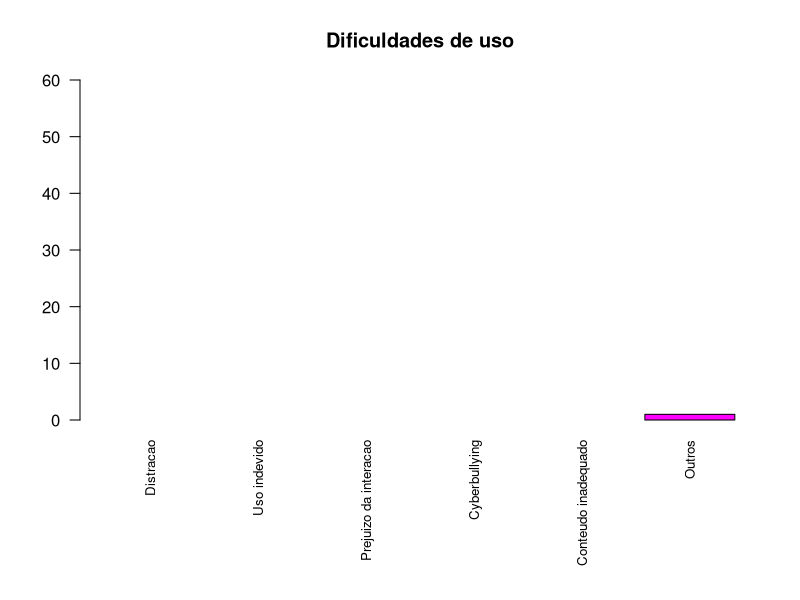

R code for this plot:
#instala o package se necessário
if (!require(readxl)) install.packages('readxl')
library(readxl)

dados <- read_excel("dados/umses_alunos_2018.xlsx", sheet="dados")

dificuldades <- c(sum(dados$distracao), sum(dados$usoindev), sum(dados$prejintera), sum(dados$bulling), sum(dados$continadeq), 1)
rotulos <- c("Distracao", "Uso indevido", "Prejuizo da interacao", "Cyberbullying", "Conteudo inadequado", "Outros")
png(filename="gráficos/Secao5_barplot.png", width = 800, height = 600, pointsize = 20)
par(mar = c(9,4,4,2))
barplot(dificuldades, col = rainbow(6),
        main = "Dificuldades de uso",
        horiz = F, las = 2,  names.arg = rotulos, cex.names = 0.8, ylim = c(0,60))
dev.off()
help(par)

